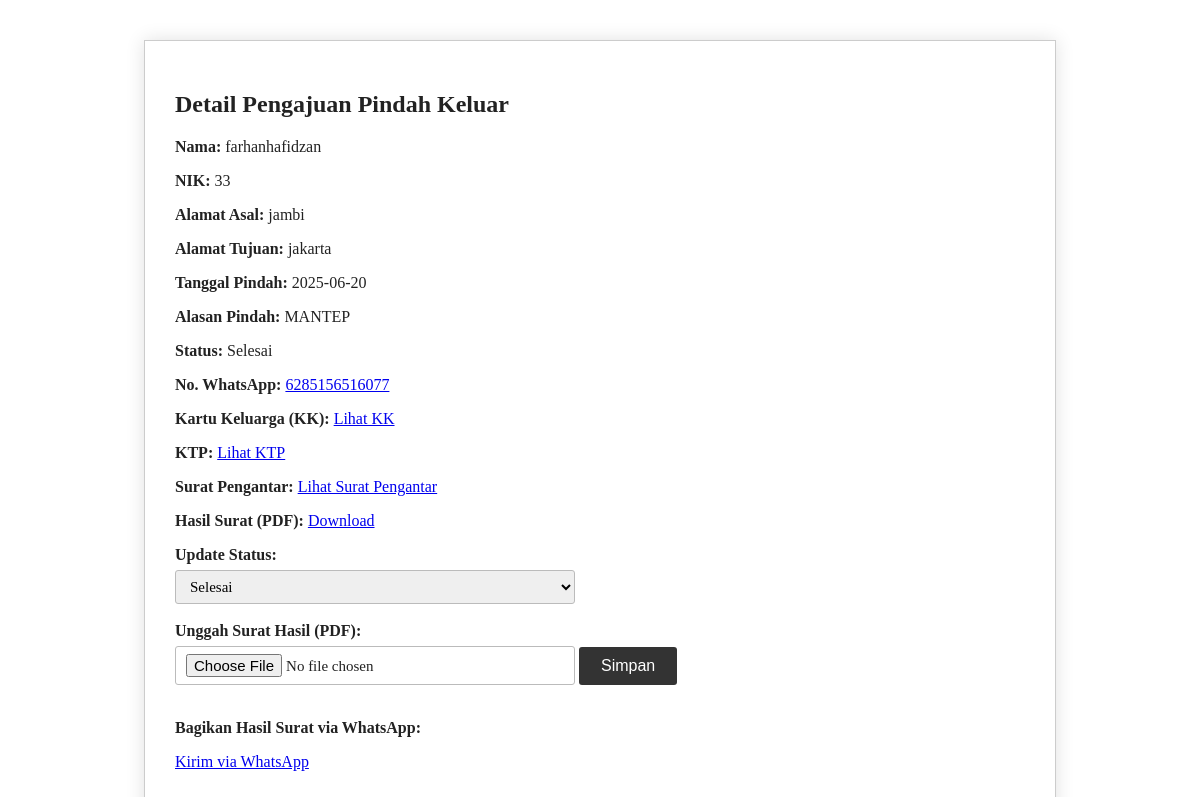
Screenshot of /keluar/pindah-keluar/1/ (signed in) with the database file from the repository.
### kembang/models.py (models this page shows, shortened)
class PindahKeluar(models.Model):
    user = models.ForeignKey(User, on_delete=models.CASCADE)
    nama = models.CharField(max_length=100)
    nik = models.CharField(max_length=16)
    asal_daerah = models.CharField(max_length=100)
    tujuan_daerah = models.CharField(max_length=100)
    tanggal_pindah = models.DateField()
    alasan_pindah = models.TextField()
    kk = models.FileField(upload_to='pindah_keluar/kk/')
    ktp = models.FileField(upload_to='pindah_keluar/ktp/')
    surat_pengantar = models.FileField(upload_to='pindah_keluar/surat_pengantar/')
    status = models.CharField(max_length=20, choices=STATUS_CHOICES, default='diajukan')
    no_whatsapp = models.CharField(max_length=15, verbose_name="No. WhatsApp")
    tanggal_pengajuan = models.DateTimeField(auto_now_add=True)
    hasil_surat = models.FileField(upload_to='hasil_surat/akta_kematian/', blank=True, null=True)

### kembang/views.py (the view, shortened to what this page needs)
# urls.py: path('keluar/pindah-keluar/<int:pk>/', views.detail_pindah_keluar, name='detail_pengajuan_pindah_keluar'),
@staff_member_required
def detail_pindah_keluar(request, pk):
    keluar = get_object_or_404(PindahKeluar, pk=pk)
    return render(request, 'admin/detail_keluar.html', {'keluar': keluar})

### kembang/templates/admin/detail_keluar.html (shortened to what this page needs)
{% load static %}
<!DOCTYPE html>
<html lang="id">
<head>
    <link rel="stylesheet" href="{% static 'css/detail_pindah.css' %}">
</head>
<body>
    <div class="container">
        <h2>Detail Pengajuan Pindah Keluar</h2>
        <div class="info">
            <p><strong>Nama:</strong> {{ keluar.nama }}</p>
            <p><strong>NIK:</strong> {{ keluar.nik }}</p>
            <p><strong>Alamat Asal:</strong> {{ keluar.asal_daerah }}</p>
            <p><strong>Alamat Tujuan:</strong> {{ keluar.tujuan_daerah }}</p>
            <p><strong>Tanggal Pindah:</strong> {{ keluar.tanggal_pindah|date:"Y-m-d" }}</p>
            <p><strong>Alasan Pindah:</strong> {{ keluar.alasan_pindah }}</p>
            <p><strong>Status:</strong> {{ keluar.status|title }}</p>
            <p><strong>No. WhatsApp:</strong>
                <a href="https://wa.me/{{ keluar.no_whatsapp|cut:'+' }}" target="_blank">
                    {{ keluar.no_whatsapp }}
                </a>
            </p>
            <p><strong>Kartu Keluarga (KK):</strong>
                {% if keluar.kk %}
                    <a href="{{ keluar.kk.url }}" target="_blank">Lihat KK</a>
                {% else %}
                    Belum diunggah
                {% endif %}
            </p>
            <p><strong>KTP:</strong>
                {% if keluar.ktp %}
                    <a href="{{ keluar.ktp.url }}" target="_blank">Lihat KTP</a>
                {% else %}
                    Belum diunggah
                {% endif %}
            </p>
            <p><strong>Surat Pengantar:</strong>
                {% if keluar.surat_pengantar %}
                    <a href="{{ keluar.surat_pengantar.url }}" target="_blank">Lihat Surat Pengantar</a>
                {% else %}
                    Belum diunggah
                {% endif %}
            </p>
            <p><strong>Hasil Surat (PDF):</strong>
                {% if keluar.hasil_surat %}
                    <a href="{{ keluar.hasil_surat.url }}" target="_blank">Download</a>
                {% else %}
                    Belum tersedia
                {% endif %}
            </p>
        </div>
        <form method="post" enctype="multipart/form-data">
            <label for="status">Update Status:</label>
            <select name="status" id="status">
                <option value="selesai" {% if keluar.status == "selesai" %}selected{% endif %}>Selesai</option>
            </select>
            <label for="hasil_surat">Unggah Surat Hasil (PDF):</label>
            <input type="file" name="hasil_surat" accept=".pdf">
            <button type="submit">Simpan</button>
        </form>
        {% if keluar.hasil_surat %}
            <p><strong>Bagikan Hasil Surat via WhatsApp:</strong></p>
            <p>
                <a href="https://wa.me/{{ keluar.no_whatsapp|cut:'+' }}?text=Berikut%20hasil%20surat%20pindah%20keluar%20Anda%20Sudah%20Jadi%20Silahkan%20Cek%20Kembali%20Di%20Website%20Kami">
                    Kirim via WhatsApp
                </a>
            </p>
        {% endif %}
    </div>
</body>
</html>

### kembang/static/css/detail_pindah.css (style rules this page uses)
body { font-family: 'Georgia', serif; background-color: #fff; color: #222; max-width: 850px; margin: 40px auto; padding: 30px; border: 1px solid #ccc; box-shadow: 0 0 18px rgba(0,0,0,0.12); }
label { display: block; margin-bottom: 6px; font-weight: 600; }
select, input[type="file"] { width: 100%; max-width: 400px; padding: 7px 10px; margin-bottom: 18px; font-size: 15px; border: 1px solid #bbb; border-radius: 3px; box-sizing: border-box; font-family: inherit; }
button { padding: 10px 22px; background-color: #333; color: #fff; border: none; border-radius: 3px; font-size: 16px; cursor: pointer; transition: background-color 0.3s ease; }

### rows the page displays
PindahKeluar: nama "farhanhafidzan", nik "33", asal_daerah "jambi", tujuan_daerah "jakarta", tanggal_pindah "2025-06-20", alasan_pindah "MANTEP", status "Selesai", no_whatsapp "6285156516077"
